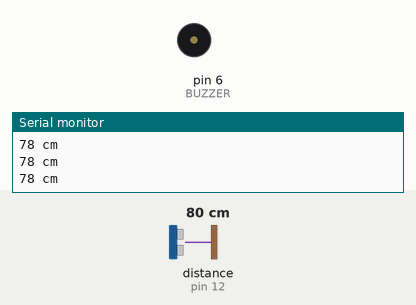
This sketch was run on a simulated Arduino Uno, built with avr-gcc and run on an emulated ATmega328P. Shown: buzzer (waves = sounding), the last lines printed to the serial monitor. Wiring (inferred from the names in the program): ultrasonic range finder: trigger pin 13; echo pin 12. The inputs (shaded band) are chosen by the test bench; at power-on: distance to the obstacle (sensor on pin 12) 80 cm. The echo pulse lasts 58.3 µs per cm.

Above: at 1.3 s.
1.4 s: distance to the obstacle (sensor on pin 12) set to 24 cm
2.9 s: distance to the obstacle (sensor on pin 12) set to 19 cm
At 5.8 s:
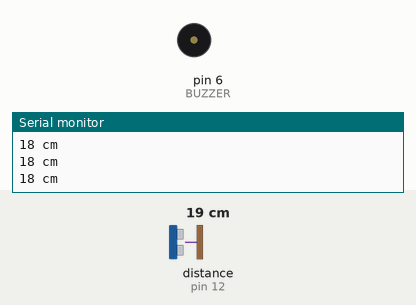
5.9 s: distance to the obstacle (sensor on pin 12) set to 2 cm
At 6.8 s:
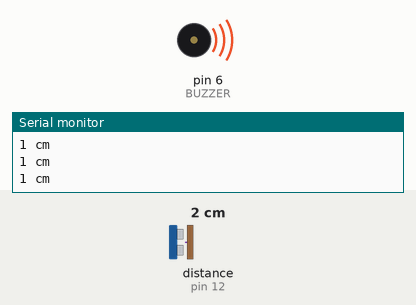
7.4 s: distance to the obstacle (sensor on pin 12) set to 4 cm
At 7.71 s:
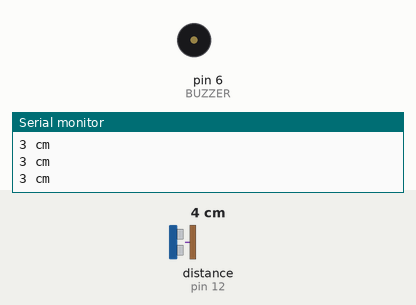
Timing chart, 0 to 11.4 s (numbered marks = the images above; inputs shaded):
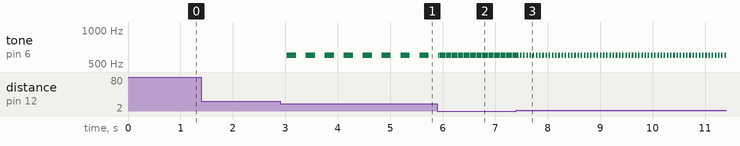

The sketch:

Sample_2_Ultrasonic_Sensor_with_Warning.ino
```cpp
#define trigPin 13
#define echoPin 12
#define BUZZER 6

void setup()
{
  Serial.begin (9600);

  pinMode(trigPin, OUTPUT);
  pinMode(echoPin, INPUT);
  pinMode(BUZZER, OUTPUT);
}

void loop()
{
  long duration, distance;

  digitalWrite(trigPin, LOW);
  delayMicroseconds(2);
  digitalWrite(trigPin, HIGH);
  delayMicroseconds(10);

  digitalWrite(trigPin, LOW);
  duration = pulseIn(echoPin, HIGH);
  distance = duration * 17 / 1000;

  if (distance >= 200 || distance <= 0)
  {
    Serial.println("Unable to measure distance");
  }
  else
  {
    Serial.print(distance);
    Serial.println(" cm");
  }

  if (distance <= 20) {
    tone(BUZZER, 600);
    delay(distance * 10);
    noTone(BUZZER);
    delay(distance * 10);
  } else {
    delay(500);
  }
}
```

Measured:
- the behaviour switches between 22 and 21 cm on distance to the obstacle (sensor on pin 12) (found by bisection; images 0 and 1)
- after the input at 2.9 s, tone on pin 6 (BUZZER): alternates 600 Hz for 0.18 s and silent for 0.18 s, starting after 0.12 s
- after the input at 5.9 s, tone on pin 6 (BUZZER): alternates 600 Hz for 0.01 s and silent for 0.01 s, starting at once
- after the input at 7.4 s, tone on pin 6 (BUZZER): alternates 600 Hz for 0.03 s and silent for 0.03 s, starting after 0.08 s
